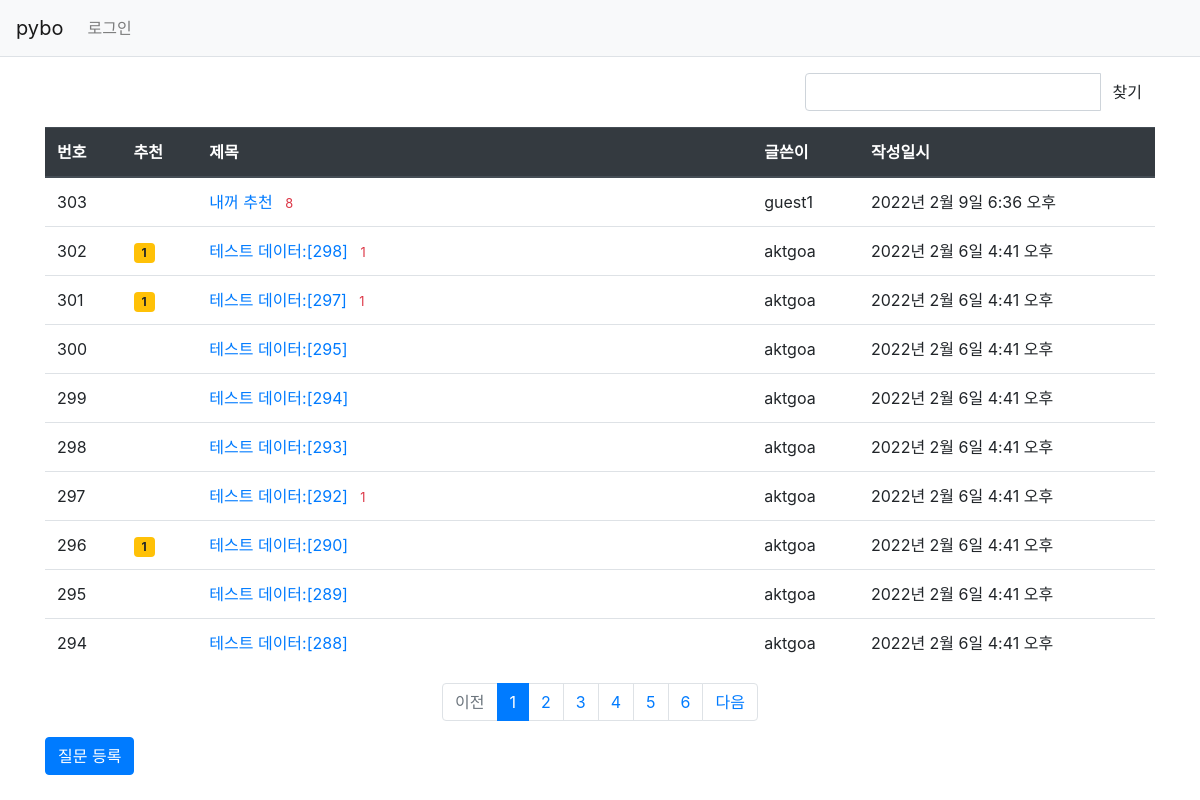
Page /pybo/ on the earlier database version.
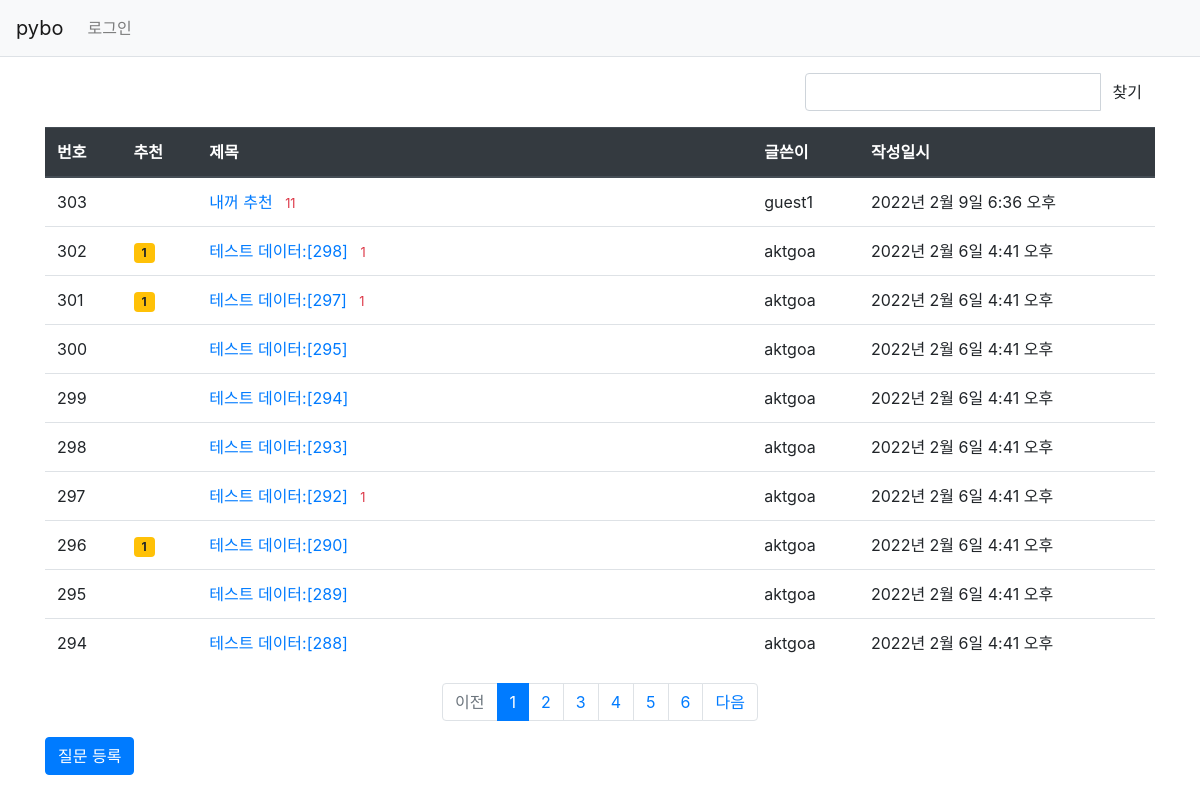
Same page on the later database version.
### pybo/models.py (models this page shows, shortened)
class Question(models.Model):
    author = models.ForeignKey(User, on_delete=models.CASCADE, related_name='author_question')
    subject = models.CharField(max_length=200)
    content = models.TextField()
    create_date = models.DateTimeField()
    modify_date = models.DateTimeField(null=True, blank=True)
    voter = models.ManyToManyField(User, related_name='voter_question')

### pybo/views/base_views.py (the view, shortened to what this page needs)
# urls.py: path('', base_views.index, name='index'), # '/'에 해당되는 기본 path
def index(request):
    page = request.GET.get('page','1') #페이지
    kw = request.GET.get('kw', '') #검색어
    question_list = Question.objects.order_by('-create_date')
    paginator = Paginator(question_list, 10)
    page_obj = paginator.get_page(page)
    context = {'question_list': page_obj, 'page': page, 'kw':kw}
    return render(request, 'pybo/question_list.html', context)

### pybo/templatetags/pybo_filter.py (called while the page is built)
@register.filter
def sub(value, arg):
    return value - arg

### templates/pybo/question_list.html (shortened to what this page needs)
{% extends 'base.html' %}
{% load pybo_filter %}
{% block content %}
<div class="container my-3">
    <div class="row justify-content-end my-3">
        <div class="col-4 input-group">
            <input type="text" class="form-control kw" value="{{ kw|default_if_none:'' }}">
            <div class="input-group-append">
                <button class="btn btn-outline-scondary" type="button" id="btn_search">찾기</button>
            </div>
        </div>
    </div>
    <table class="table">
        <thead>
            <tr class="thead-dark">
                <th>번호</th>
                <th>추천</th>
                <th style="width:50%">제목</th>
                <th>글쓴이</th>
                <th>작성일시</th>
            </tr>
        </thead>
        <tbody>
            {% if question_list %}
            {% for question in question_list %}
            <tr>
                <td>
                    {{ question_list.paginator.count|sub:question_list.start_index|sub:forloop.counter0|add:1 }}
                </td>
                <td>
                    {% if question.voter.count > 0 %}
                    <span class="badge badge-warning px-2 py-1">{{ question.voter.count }}</span>
                    {% endif %}
                </td>
                <td class="text-left">
                    <a href=" {% url 'pybo:detail' question.id %}"> {{ question.subject }} </a>
                    {% if question.answer_set.count > 0 %}
                    <span class="text-danger small ml-2">{{ question.answer_set.count }}</span>
                    {% endif %}
                </td>
                <td>{{ question.author.username }}</td>
                <td>{{ question.create_date }}</td>
            </tr>
            {% endfor %}
            {% else %}
            <tr>
                <td colspan="3">질문이 없음</td>
            </tr>
            {% endif %}
        </tbody>
    </table>
    <ul class="pagination justify-content-center">
        {% if question_list.has_previous %}
        <li class="page-item">
            <a class="page-link" data-page="{{ question_list.previous_page_number }}" href="#">이전</a>
        </li>
        {% else %}
        <li class="page-item disabled">
            <a class="page-link" tabindex="-1" aria-disabled="true" href="#">이전</a>
        </li>
        {% endif %}
        {% for page_number in question_list.paginator.page_range %}
        {% if page_number >= question_list.number|add:-5 and page_number <= question_list.number|add:5 %}
            {% if page_number == question_list.number %}
            <li class="page-item active" aria-current="page">
                <a class="page-link" data-page="{{ page_number }}" href="#">{{page_number }}</a>
            </li>
            {% else %}
            <li class="page-item">
                <a class="page-link" data-page="{{ page_number }}" href="#">{{page_number }}</a>
            </li>
            {% endif %}
        {% endif %}
        {% endfor %}
        {% if question_list.has_next %}
        <li class="page-item">
            <a class="page-link" data-page="{{ question_list.next_page_number }}" href="#">다음</a>
        </li>
        {% else %}
        <li class="page-item disabled">
            <a class="page-link" tabindex="-1" aria-disabled="true" href="#">다음</a>
        </li>
        {% endif %}
    </ul>
    <a href="{% url 'pybo:question_create' %}" class="btn btn-primary">질문 등록</a>
</div>
{% endblock %}

Differences in the rows shown:
changed Question "내꺼 추천": answer_set.count "8" → "11"
